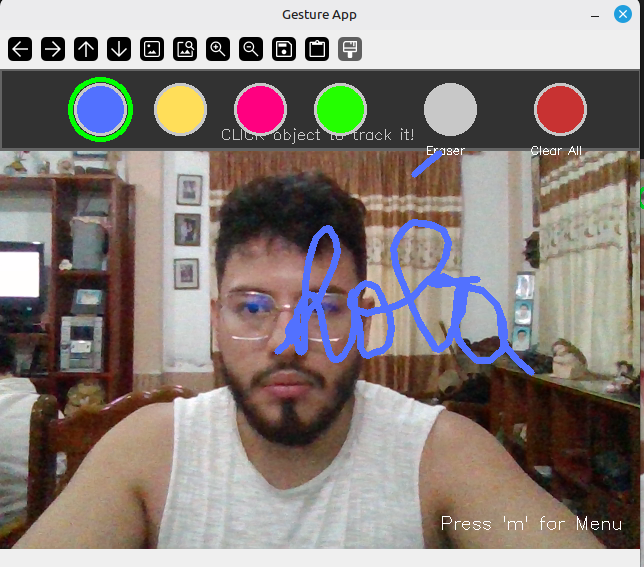
#> input picture images/drawing.png, 644 x 567 px
$ python -i drawing.py   (imports and definitions only)
#> lines starting #> are read from the running program, lines starting #| are printed output that depends on the picture; after the words box and inside, x2 and y2 are one past the last pixel; in counts of white or black regions, pixels touching at a corner belong together
#> further down, picture is the input picture: shape (567, 644, 3); mean B, G, R 123.9, 128.3, 138
import cv2
import numpy as np

class DrawingMode:
    def __init__(self):
        # HSV Colors for Detection (Blue marker default)
        self.celesteBajo = np.array([75, 185, 88], np.uint8)
        self.celesteAlto = np.array([112, 255, 255], np.uint8)

        # Drawing Colors (BGR)
        self.colors = {
            "Blue": (255, 113, 82),   # #5271FF
            "Yellow": (89, 222, 255), # #FFDE59
            "Pink": (128, 0, 255),    # #FF0080
            "Green": (0, 255, 36),    # #24FF00
            "Eraser": (0, 0, 0)       # Eraser (Black on mask)
        }

        # UI Configuration
        self.header_height = 80
        self.button_radius = 25
        self.buttons = [
            {"name": "Blue", "color": self.colors["Blue"], "center": (100, 40)},
            {"name": "Yellow", "color": self.colors["Yellow"], "center": (180, 40)},
            {"name": "Pink", "color": self.colors["Pink"], "center": (260, 40)},
            {"name": "Green", "color": self.colors["Green"], "center": (340, 40)},
            {"name": "Eraser", "color": (200, 200, 200), "center": (450, 40)}, # Visual color for button
            {"name": "Clear", "color": (50, 50, 200), "center": (1200, 40)} # Far right
        ]

        # State
        self.current_color = self.colors["Blue"]
        self.brush_thickness = 6
        self.eraser_thickness = 50
        self.x1 = None
        self.y1 = None
        self.imAux = None
        self.needs_clear = False

        # Calibration State
        self.click_point = None

    def handle_click(self, x, y):
        """Receives click coordinates from main loop for calibration"""
        # If clicked in header, ignore (handled by UI logic typically, but UI logic depends on detection)
        # Actually, let's allow clicking ANYWHERE to calibrate if we want,
        # BUT we have UI buttons at the top.
        # Let's say: Click on top bar = UI Action. Click on canvas = Calibration (if enabled)
        # For simplicity, let's just assume all clicks NOT on buttons are calibration attempts?
        # Or better: Add a "Calibrate" button to the UI to toggle a mode?
        # User request: "quiero que pueda seguir otro color".
        # Simplest UX: Just click on the object you want to track.
        # But we need to avoid accidental recalibration when drawing.
        # Let's add a "Pick Color" button to the UI.
        self.click_point = (x, y)

    def process(self, frame):
        h, w, c = frame.shape
#> h = 567; w = 644; c = 3

        # Initialize or Clear Canvas safely
        if self.imAux is None or self.needs_clear:
            self.imAux = np.zeros(frame.shape, dtype=np.uint8)
            self.needs_clear = False

        # Update Clear Button Position based on current frame width
        self.buttons[-1]["center"] = (w - 80, 40)

        frameHSV = cv2.cvtColor(frame, cv2.COLOR_BGR2HSV)
#> frameHSV: shape (567, 644, 3); mean H, S, V 38.2, 58.1, 146.2

        # Handle Calibration Click
        if self.click_point:
            cx, cy = self.click_point
            # Check if inside UI header
            if cy < self.header_height:
                 pass # UI click, handled in loop logic or via check_ui_interaction?
                 # Wait, interaction logic was reliant on detecting the marker moving over buttons.
                 # Mouse click is different.
                 # Let's just use the mouse click for calibration for now to keep it simple as requested.
            else:
                # Sample Color
                pixel = frameHSV[cy, cx]
                h_val, s_val, v_val = pixel

                # Define new range with some tolerance
                # Tolerance: H +/- 10, S +/- 40, V +/- 40
                # Use int32 to avoid overflow during calculation, then clip
                h_low = max(0, int(h_val) - 10)
                s_low = max(50, int(s_val) - 40)
                v_low = max(50, int(v_val) - 40)

                h_high = min(179, int(h_val) + 10)

                self.celesteBajo = np.array([h_low, s_low, v_low], np.uint8)
                self.celesteAlto = np.array([h_high, 255, 255], np.uint8)

                print(f"Calibrated to: HSV[{h_val}, {s_val}, {v_val}]")

            self.click_point = None

        # Detect Marker
        mask = cv2.inRange(frameHSV, self.celesteBajo, self.celesteAlto)
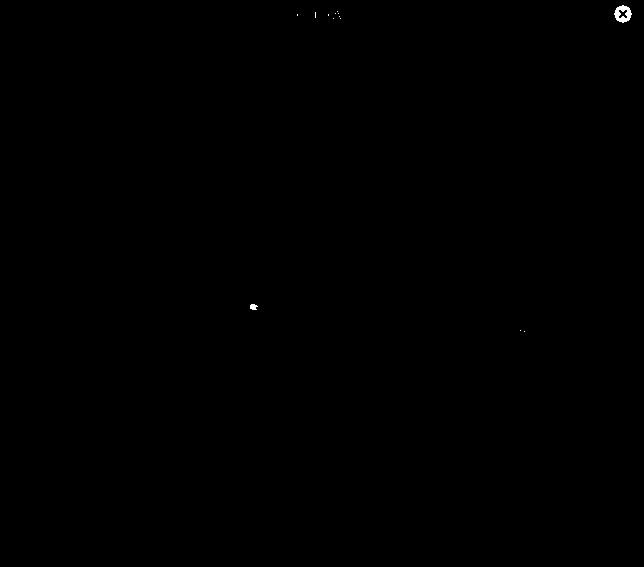
#> mask: shape (567, 644); 0.07% white; 13 white regions (11 under 20 px), largest, box (x1, y1, x2, y2) and area: (614, 5, 632, 23) 192, (250, 304, 258, 310) 36
        mask = cv2.erode(mask, None, iterations=1)
#> mask: shape (567, 644); 0.02% white in thin lines or dots, all inside (x1, y1, x2, y2) = (251, 7, 630, 309)
        mask = cv2.dilate(mask, None, iterations=2)
#> mask: shape (567, 644); 0.09% white; 2 white regions, box (x1, y1, x2, y2) and area: (614, 5, 632, 23) 276, (249, 303, 257, 311) 60
        mask = cv2.medianBlur(mask, 13)
#> mask: shape (567, 644); 0.06% white; 1 white region, box (x1, y1, x2, y2) and area: (614, 5, 632, 23) 212

        cnts, _ = cv2.findContours(mask, cv2.RETR_EXTERNAL, cv2.CHAIN_APPROX_SIMPLE)
#> cnts = 1 item
        cnts = sorted(cnts, key=cv2.contourArea, reverse=True)[:1]

        # Draw UI Overlay
        cv2.rectangle(frame, (0, 0), (w, self.header_height), (50, 50, 50), -1) # Header BG
        cv2.rectangle(frame, (0, 0), (w, self.header_height), (100, 100, 100), 2) # Border

        cv2.putText(frame, "CLICK object to track it!", (w//2 - 100, 70), cv2.FONT_HERSHEY_SIMPLEX, 0.5, (200, 200, 200), 1)
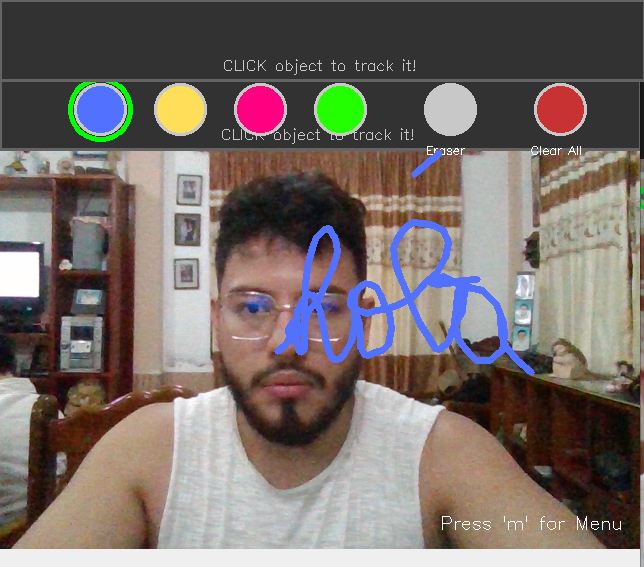
#> frame: shape (567, 644, 3); mean B, G, R 105, 109.5, 119.4

        for btn in self.buttons:
            # Draw Button
            cv2.circle(frame, btn["center"], self.button_radius, btn["color"], -1)
            cv2.circle(frame, btn["center"], self.button_radius, (200, 200, 200), 2) # Ring

            # Label
            if btn["name"] == "Eraser":
                 cv2.putText(frame, "Eraser", (btn["center"][0]-25, btn["center"][1]+45), cv2.FONT_HERSHEY_SIMPLEX, 0.4, (255,255,255), 1)
            elif btn["name"] == "Clear":
                 cv2.putText(frame, "Clear All", (btn["center"][0]-30, btn["center"][1]+45), cv2.FONT_HERSHEY_SIMPLEX, 0.4, (255,255,255), 1)

            # Highlight Selected
            is_selected = False
            if btn["name"] == "Eraser" and self.current_color == self.colors["Eraser"]:
                is_selected = True
            elif btn["name"] in self.colors and self.colors[btn["name"]] == self.current_color:
                is_selected = True

            if is_selected:
                 cv2.circle(frame, btn["center"], self.button_radius + 5, (0, 255, 0), 3)
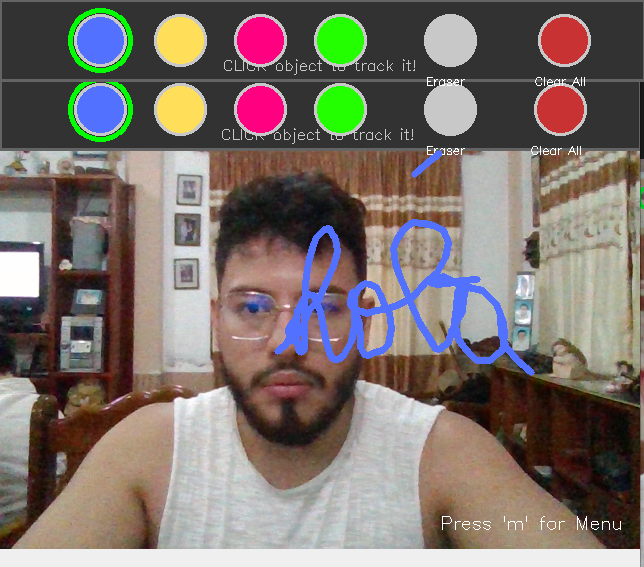
#> frame: shape (567, 644, 3); 3.95% of pixels changed, all inside (x1, y1, x2, y2) = (68, 8, 591, 86)


        for c in cnts:
            area = cv2.contourArea(c)
            if area > 1000:
                x, y, w_box, h_box = cv2.boundingRect(c)
                x2 = x + w_box // 2
                y2 = y

                # Check UI Interaction (Pointer in Header)
                if y2 < self.header_height:
                    self._check_ui_interaction(x2, y2)
                    self.x1, self.y1 = None, None # Don't draw while selecting
                else:
                    # Draw on Canvas
                    if self.x1 is not None:
                        # Draw line
                        thickness = self.eraser_thickness if self.current_color == self.colors["Eraser"] else self.brush_thickness

                        cv2.line(self.imAux, (self.x1, self.y1), (x2, y2), self.current_color, thickness)

                    self.x1 = x2
                    self.y1 = y2

                # Visual Feedback of Pointer
                cv2.circle(frame, (x2, y2), 5, self.current_color, -1)
            else:
                self.x1, self.y1 = None, None
#> this loop made 1 pass
#> area on pass 1: 191
#> self.imAux: shape (567, 644, 3); every value is 0

        # Merge Canvas with Frame
        imAuxGray = cv2.cvtColor(self.imAux, cv2.COLOR_BGR2GRAY)
#> imAuxGray: shape (567, 644); every value is 0
        _, th = cv2.threshold(imAuxGray, 10, 255, cv2.THRESH_BINARY)
        thInv = cv2.bitwise_not(th)
#> thInv: shape (567, 644); every value is 255
        frame = cv2.bitwise_and(frame, frame, mask=thInv)
        frame = cv2.add(frame, self.imAux)

        return frame

    def _check_ui_interaction(self, x, y):
        # Specific hit testing for buttons
        for btn in self.buttons:
            bx, by = btn["center"]
            if np.hypot(x - bx, y - by) < self.button_radius:
                if btn["name"] == "Clear":
                    self.needs_clear = True
                elif btn["name"] == "Eraser":
                    self.current_color = self.colors["Eraser"]
                elif btn["name"] in self.colors:
                    self.current_color = self.colors[btn["name"]]

>>> import cv2
>>> picture = cv2.imread('../images/drawing.png')
>>> result = DrawingMode().process(picture)

$ run again, on images/eyer_control.png
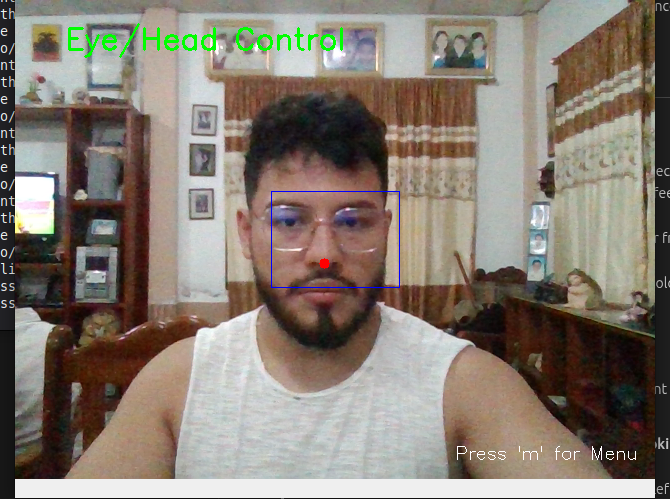
#> input picture images/eyer_control.png, 670 x 499 px
#> picture is the input picture: shape (499, 670, 3); mean B, G, R 114.7, 125, 134.5
#> frameHSV: shape (499, 670, 3); mean H, S, V 39.6, 62, 138.6
#> cnts = []
#> in process, `cv2.putText(frame, "CLICK object to track it!", (w//2 - 100, 70), cv2...`:
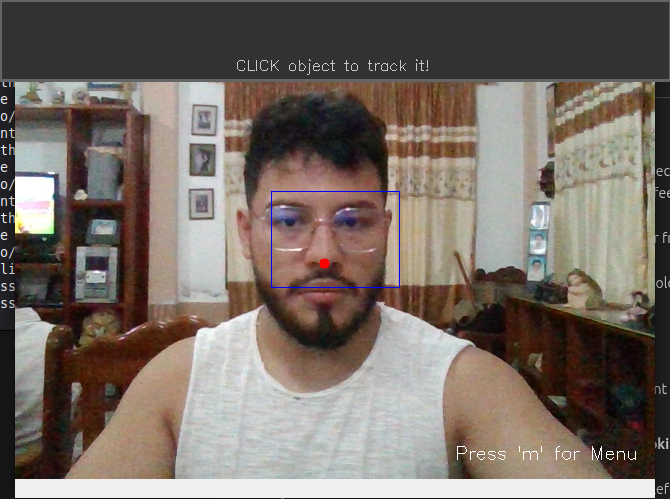
#> frame: shape (499, 670, 3); mean B, G, R 101.7, 109.2, 119.6
#> after the loop in process, `for btn in self.buttons:`:
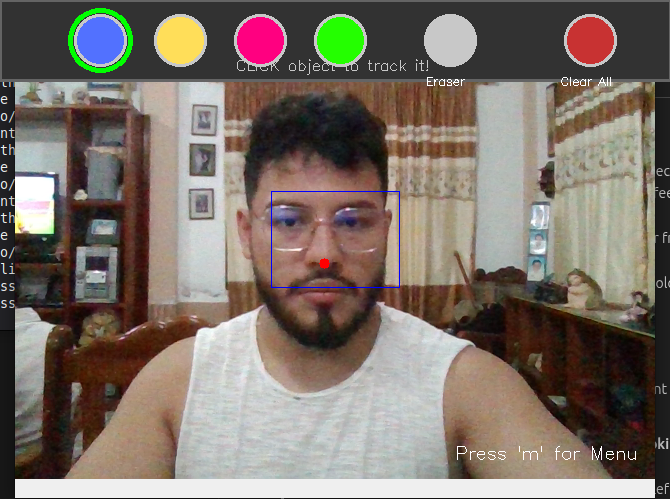
#> frame: shape (499, 670, 3); 4.32% of pixels changed, all inside (x1, y1, x2, y2) = (68, 8, 617, 86)
#> thInv: shape (499, 670); every value is 255
